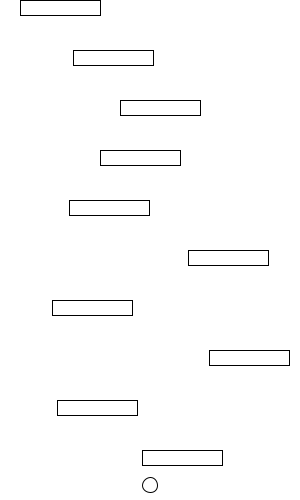
Frame 1 (no input)
Frame 60 (the mouse pressed at the canvas centre just before this capture): identical to frame 1, image omitted
Frame 120 (the mouse held since frame 60 and released just before this capture): identical to frame 1, image omitted

The Processing sketch that drew this single still picture (run headless with seeded random() and noise(); from frame 60 on, the mouse is pressed at the canvas centre):

// Processing sketch: doodle_jump03
// ── doodle_jump03.pde
//Doodle Jump: (1) jumping 主角, (2) 跳起來, (3) 卡住, (4) 畫面捲動
float x=150, y=500-15, vx=0, vy=0;
boolean jumping=false;
float [] boardX=new float[10];
float [] boardY=new float[10];
void setup(){
  size(300,500);
  for(int i=0; i<10; i++){
    boardX[i]=random(0,300-80);
    boardY[i]=450-i*50; //width:80
  }
}
void draw(){
  background(255);
  for(int i=0; i<10; i++){ rect(boardX[i], boardY[i], 80, 15); }
  ellipse(x,y, 15,15);
  y += vy;
  if(jumping) vy += 0.98;//重力加速度
  if(y>500-15) y=500-15;//地板
  if( vy>=0){ //(0)往下,才有可能卡住
    for(int i=0; i<10; i++){//試每一個板子
      if( boardX[i] < x  && x < boardX[i]+80){//(1)x: 左右符合
        if( y< boardY[i] && y+vy > boardY[i]){//(2)y: 上下符合,從板子上,往板子下(穿越)
          jumping=false;//不再飛行
          vy=0;//停止
          y = boardY[i];
        }
      }
    }
  }
}
void keyPressed(){
  if(keyCode==UP){//(2) 跳起來
    vy = -20; jumping=true;
  }
}
